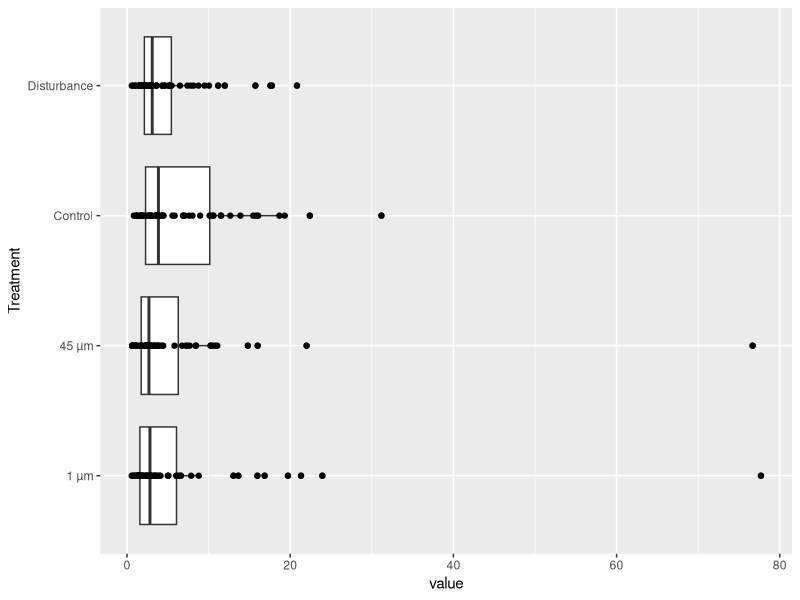
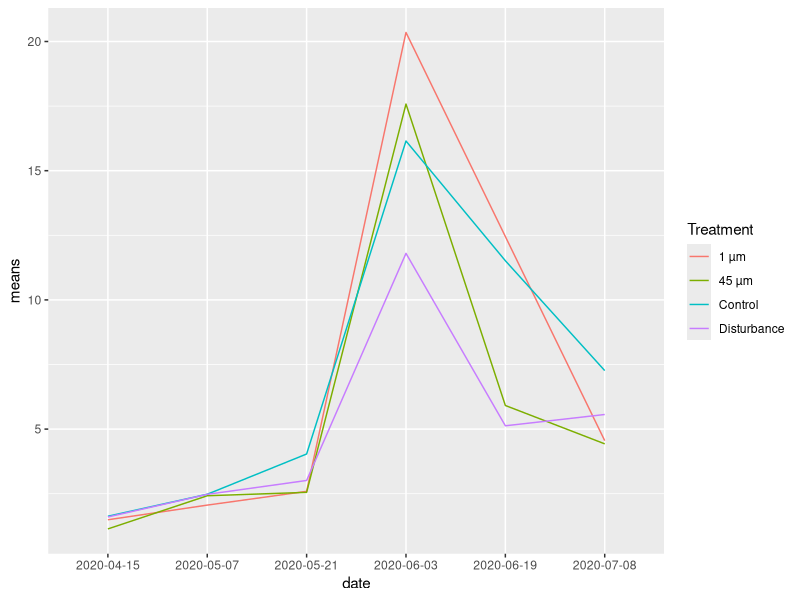

Write R code to recreate these figures, in order.
#requiredlibraries
library(tidyr)
library(dplyr)
library(ggplot2)

#read in files and rename
fluxes = readr::read_csv("fluxes.csv")
collar_map = readr::read_csv("collar_map.csv")

#reshape/cleanup data
fluxesTidy = 
  (fluxes %>% 
    gather(date, value, 2:7))
#LI8100A is empty so remove it
collarMapTidy = 
  collar_map %>% select(-LI8100A_Port, -Group, -Plot)
      
#joining metadata and column cleanup and remove "N/A"
#also pull out collars that get filtered out
  collarInfoPreFilter = 
  collarMapTidy %>% left_join(fluxesTidy, "Collar")

collarsNotIncluded = collarInfoPreFilter %>% filter(is.na(value)) %>% select(-value)

collarInfo = collarInfoPreFilter  %>%
  filter(!is.na(value))

#print dataset summary by treatment
collarInfo %>% group_by(Treatment) %>% summarize(mean(value), sd(value), n()) 
print(collarInfo)

#boxplot by treatment with dots
collarInfo %>% ggplot(aes(value, Treatment)) + geom_boxplot() + geom_jitter(height = 0)#15 boxplots seems like a lot

#line graph of mean fluxes by treatment and date by error bars
#mean and s.d. by date/treatment (similar to printing info by treatment)
meansByBoth = collarInfo %>% group_by(date, Treatment) %>% summarize(means = mean(value))
StDevByBoth = collarInfo %>% group_by(date, Treatment) %>% summarize(stDevds = sd(value))

meansByBoth %>% ggplot(aes(date, means, group = Treatment, color = Treatment)) + geom_line()

#print the information on collars not included (later to be included in report)
print(collarInfo)